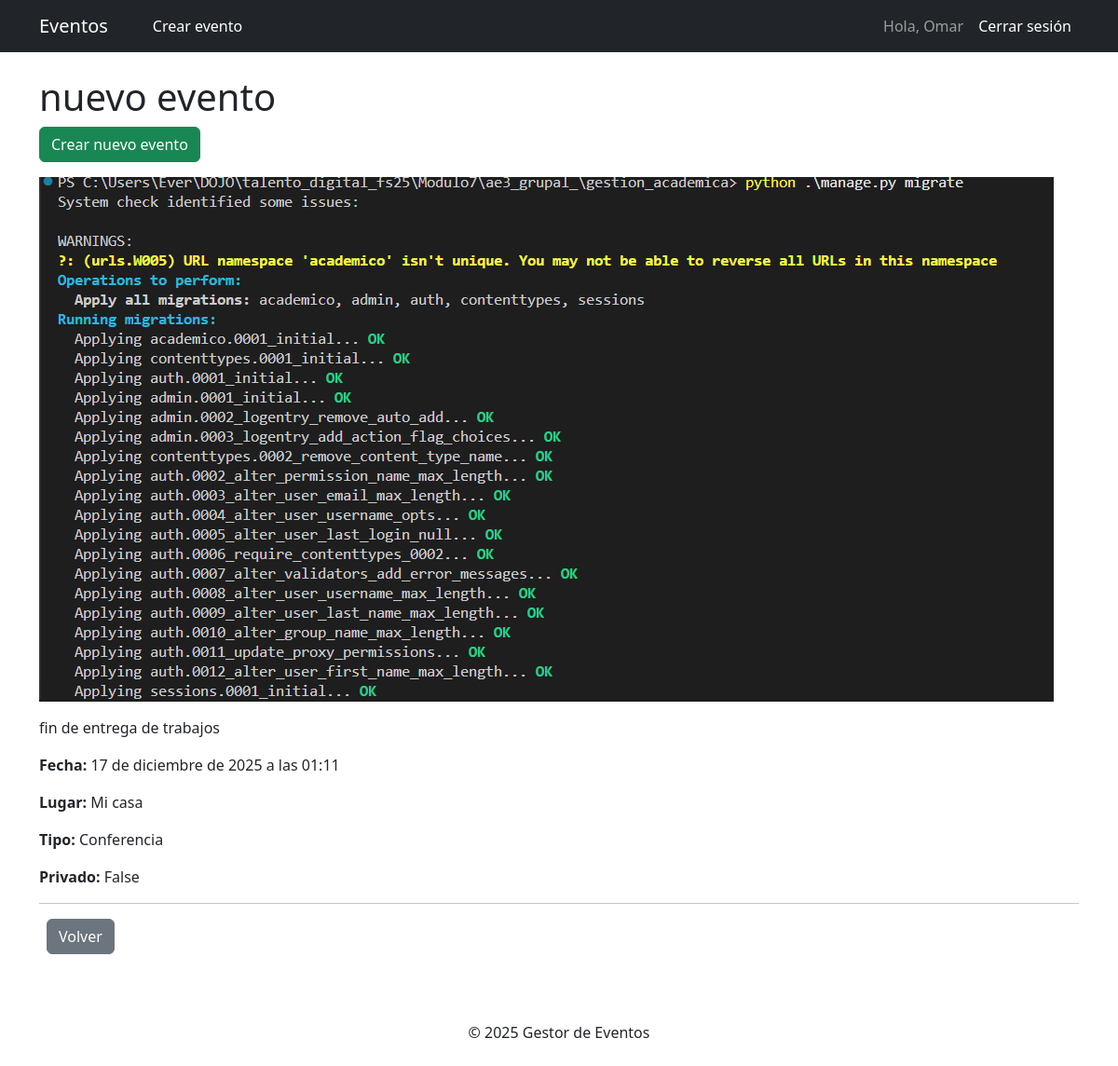
The app's page /3/ (signed in) with its own data.
### eventos/models.py (models this page shows, shortened)
class Event(models.Model):
    TIPO_CHOICES = [
        ("conf", "Conferencia"),
        ("conc", "Concierto"),
        ("sem", "Seminario"),
        ("otro", "Otro"),
    ]
    titulo = models.CharField(max_length=200)
    descripcion = models.TextField()
    fecha = models.DateTimeField()
    lugar = models.CharField(max_length=200, blank=True)
    tipo = models.CharField(max_length=10, choices=TIPO_CHOICES, default="otro")
    privado = models.BooleanField(default=False)
    organizador = models.ForeignKey(
        User, on_delete=models.SET_NULL, null=True, blank=True, related_name="eventos_organizados"
    )
    participantes = models.ManyToManyField(User, related_name="eventos_asistidos", blank=True)
    imagen = models.ImageField(upload_to="eventos/", null=True, blank=True)
    creado = models.DateTimeField(auto_now_add=True)
    actualizado = models.DateTimeField(auto_now=True)
    class Meta:
        permissions = [
            ("can_view_private", "Puede ver eventos privados"),
        ]

### eventos/views.py (the view, shortened to what this page needs)
# urls.py: path("<int:pk>/", EventDetailView.as_view(), name="detalle"),
class EventDetailView(DetailView):
    model = Event
    template_name = "eventos/event_detail.html"
    def dispatch(self, request, *args, **kwargs):
        event = self.get_object()
        user = request.user
        return super().dispatch(request, *args, **kwargs)

### eventos/templates/eventos/event_detail.html (shortened to what this page needs)
{% extends "base.html" %}
{% block content %}
<h1>{{ object.titulo }}</h1>
<a href="{% url 'eventos:crear' %}" class="btn btn-success mb-3">Crear nuevo evento</a>
{% if object.imagen %}
  <img src="{{ object.imagen.url }}" class="img-fluid mb-3">
{% endif %}
<p>{{ object.descripcion }}</p>
<p><strong>Fecha:</strong> {{ object.fecha }}</p>
<p><strong>Lugar:</strong> {{ object.lugar }}</p>
<p><strong>Tipo:</strong> {{ object.get_tipo_display }}</p>
<p><strong>Privado:</strong> {{ object.privado }}</p>
<hr>
<div class="mt-3">
  <a href="{% url 'eventos:listado' %}" class="btn btn-secondary ms-2">Volver</a>
</div>
{% endblock %}

### templates/base.html (shortened to what this page needs)
<!DOCTYPE html>
<html lang="es">
  <head>
    <link
      href="https://cdn.jsdelivr.net/npm/bootstrap@5.3.0/dist/css/bootstrap.min.css"
      rel="stylesheet"
    />
  </head>
  <body>
    <nav class="navbar navbar-expand-lg navbar-dark bg-dark">
      <div class="container">
        <a class="navbar-brand" href="{% url 'eventos:listado' %}">Eventos</a>
  <a class="nav-link btn btn-success text-white ms-3 px-3 py-1" href="{% url 'eventos:crear' %}">
    Crear evento
  </a>
        <div class="navbar-nav ms-auto">
  {% if user.is_authenticated %}
    <span class="navbar-text me-2">Hola, {{ user.username }}</span>
    <form action="{% url 'logout' %}" method="post" class="d-inline">
      <button type="submit" class="nav-link btn btn-link p-1 m-1" style="color: #fff; text-decoration: none;">
        Cerrar sesión
      </button>
    </form>
  {% else %}
    <a class="nav-link" href="{% url 'login' %}">Iniciar sesión</a>
  {% endif %}
</div>
    </nav>
    <div class="container mt-4">
       {% block content %}{% endblock %}
    </div>
    <footer class="text-center py-4 mt-5">© 2025 Gestor de Eventos</footer>
  </body>
</html>

### records on screen
Event: titulo "nuevo evento", imagen (picture), descripcion "fin de entrega de trabajos", fecha "17 de diciembre de 2025 a las 01:11", lugar "Mi casa", tipo "Conferencia", privado "False"

### other values on screen
{{ user.username }} "Omar"
